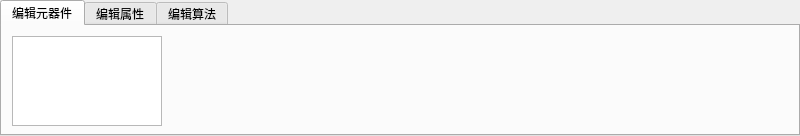
<?xml version="1.0" encoding="UTF-8"?>
<ui version="4.0">
 <class>DataEditor</class>
 <widget class="QWidget" name="DataEditor">
  <property name="geometry">
   <rect>
    <x>0</x>
    <y>0</y>
    <width>800</width>
    <height>136</height>
   </rect>
  </property>
  <property name="windowTitle">
   <string>DataEditor</string>
  </property>
  <widget class="QTabWidget" name="tabWidget">
   <property name="geometry">
    <rect>
     <x>0</x>
     <y>0</y>
     <width>800</width>
     <height>136</height>
    </rect>
   </property>
   <property name="autoFillBackground">
    <bool>false</bool>
   </property>
   <property name="currentIndex">
    <number>0</number>
   </property>
   <widget class="QWidget" name="tab">
    <attribute name="title">
     <string>编辑元器件</string>
    </attribute>
    <widget class="QGraphicsView" name="graphicsView">
     <property name="geometry">
      <rect>
       <x>10</x>
       <y>10</y>
       <width>150</width>
       <height>90</height>
      </rect>
     </property>
    </widget>
   </widget>
   <widget class="QWidget" name="tab_3">
    <attribute name="title">
     <string>编辑属性</string>
    </attribute>
   </widget>
   <widget class="QWidget" name="tab_2">
    <attribute name="title">
     <string>编辑算法</string>
    </attribute>
   </widget>
  </widget>
 </widget>
 <layoutdefault spacing="6" margin="11"/>
 <resources/>
 <connections/>
</ui>
